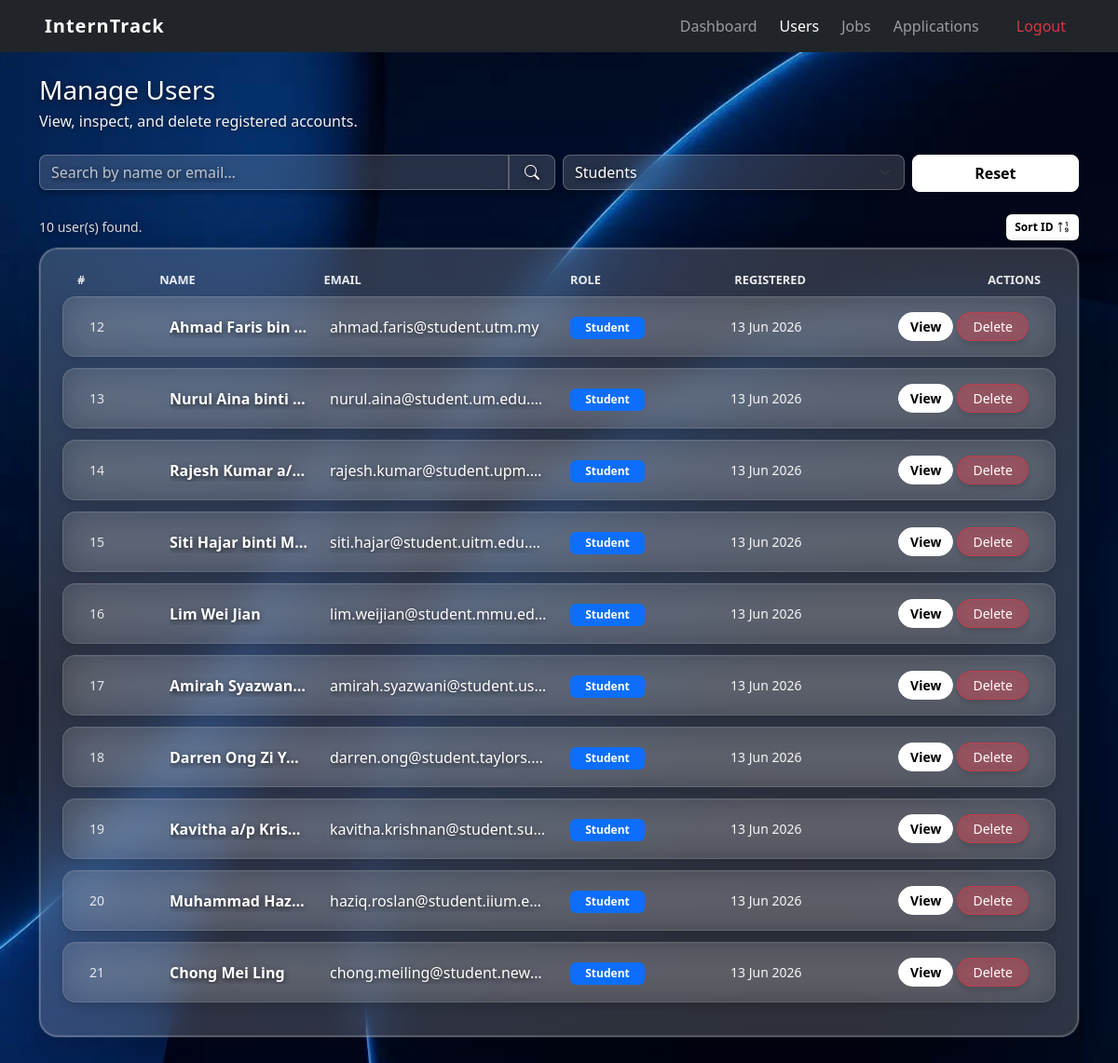
Page /admin/view_users.php?role=student (signed in) on the earlier database version.
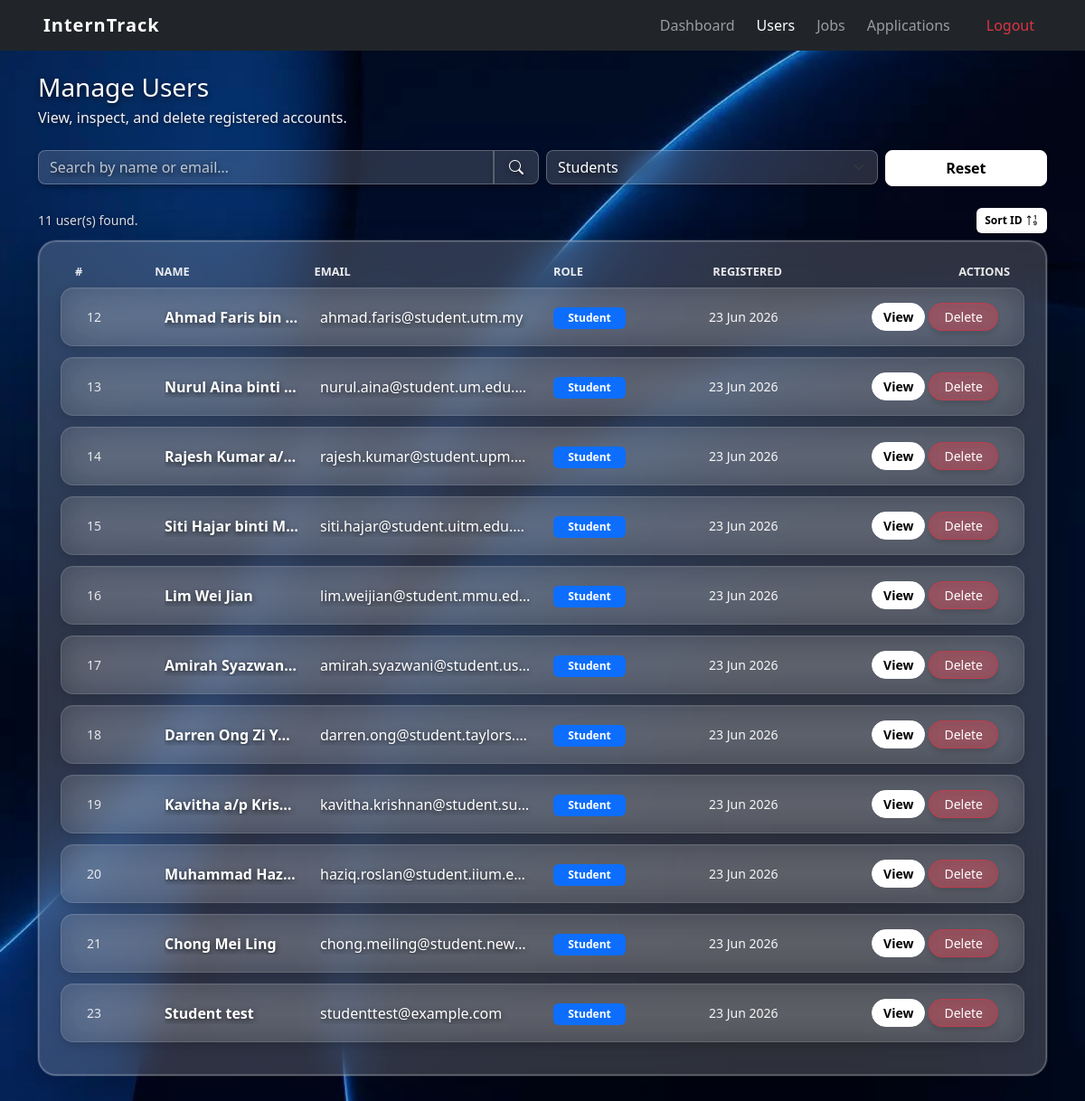
Same page on the later database version.
### tables this page shows
CREATE TABLE `users` (
  `id` int(11) NOT NULL,
  `name` varchar(100) NOT NULL,
  `email` varchar(100) NOT NULL,
  `password` varchar(255) NOT NULL,
  `role` enum('student','company','admin') NOT NULL,
  `phone` varchar(20) DEFAULT NULL,
  `bio` text DEFAULT NULL,
  `profile_picture` varchar(255) DEFAULT NULL,
  `description` text DEFAULT NULL,
  `website` varchar(150) DEFAULT NULL,
  `resume` varchar(255) DEFAULT NULL,
  `created_at` timestamp NOT NULL DEFAULT current_timestamp(),
  `approval_status` varchar(50) DEFAULT 'pending',
  `academic_info` text DEFAULT NULL,
  `industry` varchar(100) DEFAULT NULL,
  `skills` text DEFAULT NULL
);

### admin/view_users.php (the view, shortened to what the changed rows need)
<?php
include '../config/db_connect.php';
include '../includes/header.php';
$role_filter = $_GET['role']   ?? '';
$sort        = $_GET['sort'] ?? 'asc';
if ($sort !== 'desc') {
    $sort = 'asc';
}
$sql    = "SELECT id, name, email, role, phone, website, description, created_at FROM users WHERE 1=1";
$params = [];
$types  = '';
if (in_array($role_filter, ['student', 'company', 'admin'])) {
    $sql     .= " AND role = ?";
    $params[] = $role_filter;
    $types   .= 's';
}
$sql .= " ORDER BY id " . ($sort === 'asc' ? 'ASC' : 'DESC');
$stmt = mysqli_prepare($conn, $sql);
if ($params) mysqli_stmt_bind_param($stmt, $types, ...$params);
mysqli_stmt_execute($stmt);
$users = mysqli_stmt_get_result($stmt);
$user_rows = [];
while ($u = mysqli_fetch_assoc($users)) $user_rows[] = $u;
function role_badge(string $role): string {
    $map = ['student' => 'primary', 'company' => 'success', 'admin' => 'danger'];
    $c   = $map[$role] ?? 'secondary';
    return "<span class='badge badge-uniform bg-$c'>" . htmlspecialchars(ucfirst($role)) . "</span>";
}
?>
<div class="container mt-4">
    <div class="d-flex justify-content-between align-items-center mb-2">
        <p class="text-white-50 small mb-0"><?= count($user_rows) ?> user(s) found.</p>
        <a href="view_users.php?<?= http_build_query(array_merge($_GET, ['sort' => $sort === 'asc' ? 'desc' : 'asc'])) ?>" class="btn btn-sm btn-glass-white py-1 px-2 d-flex align-items-center gap-1" style="border-radius: 6px !important; font-size: 0.75rem; border: 1px solid rgba(255,255,255,0.2) !important;">
            Sort ID <i class="bi <?= $sort === 'asc' ? 'bi-sort-numeric-up' : 'bi-sort-numeric-down' ?>" style="font-size: 0.9rem; line-height: 1;"></i>
        </a>
    </div>
    <div class="card shadow-sm glass-card mb-5">
        <div class="card-body p-4">
            <div class="d-flex flex-column">
                <?php foreach ($user_rows as $i => $u): ?>
                    <div class="row glass-row-item align-items-center py-3 px-3 mx-0">
                        <div class="col-12 col-md-1 glass-row-text-muted small">
                            <span class="d-md-none fw-bold me-1">ID:</span><?= (int)$u['id'] ?>
                        </div>
                        <div class="col-12 col-md-2 glass-row-text-primary" style="min-width:0;">
                            <a href="#" class="view-user-trigger text-decoration-none text-white fw-bold text-truncate d-block" data-user-id="<?= (int)$u['id'] ?>">
                                <?= htmlspecialchars($u['name']) ?>
                            </a>
                        </div>
                        <div class="col-12 col-md-3 glass-row-text-secondary" style="min-width:0;">
                            <span class="text-truncate d-block"><?= htmlspecialchars($u['email']) ?></span>
                        </div>
                        <div class="col-auto col-md-2 my-1 my-md-0">
                            <?= role_badge($u['role']) ?>
                        </div>
                        <div class="col-12 col-md-2 glass-row-text-secondary small">
                            <?= date('d M Y', strtotime($u['created_at'])) ?>
                        </div>
                        <div class="col col-md-2 text-md-end d-flex flex-wrap gap-1 justify-content-start justify-content-md-end">
                            <a href="#" class="view-user-trigger btn btn-sm btn-glass-white rounded-pill" style="padding: 0.25rem 0.75rem !important;" data-user-id="<?= (int)$u['id'] ?>">View</a>
                            <?php if ((int)$u['id'] !== (int)$_SESSION['user_id']): ?>
                                <a href="view_users.php?delete=<?= (int)$u['id'] ?>"
                                   class="btn btn-sm btn-glass-danger rounded-pill px-3"
                                   onclick="return confirm('Delete <?= htmlspecialchars(addslashes($u['name'])) ?>? This removes all their data.')">
                                    Delete
                                </a>
                            <?php else: ?>
                                <span class="glass-row-text-muted small align-self-center ms-2">(You)</span>
                            <?php endif; ?>
                        </div>
                    </div>
                <?php endforeach; ?>
            </div>
        </div>
    </div>
</div>
<?php include '../includes/footer.php'; ?>

Differences in the rows shown:
changed users "ahmad.faris@student.utm.my": created_at "13 Jun 2026" → "23 Jun 2026"
changed users "Nurul Aina binti…": created_at "13 Jun 2026" → "23 Jun 2026"
changed users "Rajesh Kumar a/…": created_at "13 Jun 2026" → "23 Jun 2026"
changed users "Siti Hajar binti M…": created_at "13 Jun 2026" → "23 Jun 2026"
changed users "Lim Wei Jian": created_at "13 Jun 2026" → "23 Jun 2026"
changed users "Amirah Syazwan…": created_at "13 Jun 2026" → "23 Jun 2026"
changed users "Darren Ong Zi Y…": created_at "13 Jun 2026" → "23 Jun 2026"
changed users "Kavitha a/p Kris…": created_at "13 Jun 2026" → "23 Jun 2026"
changed users "Muhammad Haz…": created_at "13 Jun 2026" → "23 Jun 2026"
changed users "Chong Mei Ling": created_at "13 Jun 2026" → "23 Jun 2026"
added users: id "23", name "Student test", email "studenttest@example.com", role "Student", created_at "23 Jun 2026"
Other differences:
count($user_rows): "10" → "11"
